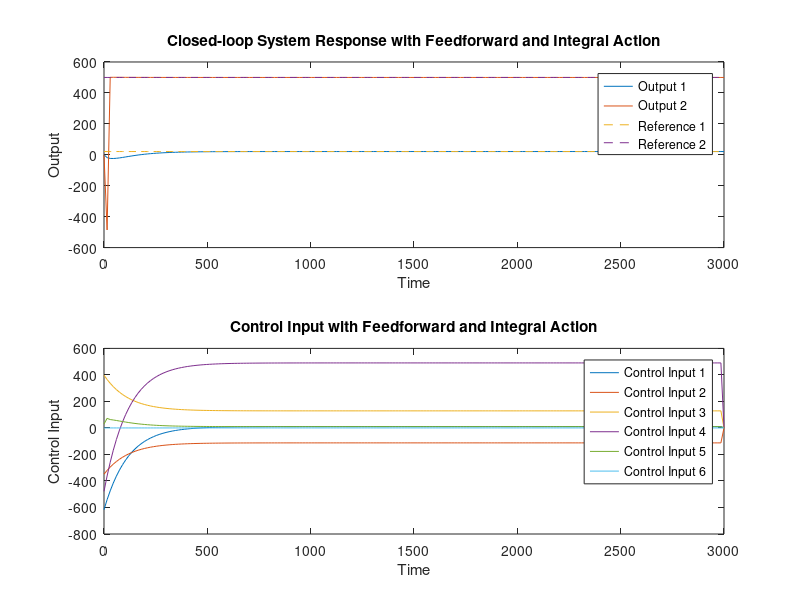

Here is the MATLAB script that generated this plot:
close all

% Given matrices
A = [0.9133 -0.0786;
     0.2880  0.1446];
Breal = [-0.0007 -0.0003  0.0003 -0.0002 -0.0055 -0.0052;
      0.0015  0.0003 -0.0001 -0.0008  0.0316 -0.0009];
B = [-0.0007 -0.0003  0.0003 -0.0002 -0.0055 -0.0;
      0.0015  0.0003 -0.0001 -0.0008  0.0316 -0.000];

C = 1.0e+03 *[-0.0313  0.0004;
     -1.1418  0.7550];
D=B*0;
% Timestep of the discrete system
dt = 15;

% Reference values
ref = [21; 500];

% Augment the system with integral action
n = size(A, 1);
m = size(B, 2);
p = size(C, 1);

Aaug = [A zeros(n, p); -C eye(p)];
Baug = [B; zeros(p, m)];
Caug = [C zeros(p, p)];

% Desired closed-loop pole locations (adjust as needed)
poles = [0.0000000000018 0.000000000085 0.09 0.095];

% Design the state feedback gain matrix K
R = [0.0001*10, 0 , 0 , 0 , 0 , 0;
     0 , 0.0001*15 , 0 , 0 , 0 , 0;
     0 , 0 , 0.0001*15 , 0 , 0 , 0;
     0 , 0 , 0 , 0.0001*5, 0 , 0;
     0 , 0 , 0 , 0 , 0.0001, 0;
     0 , 0 , 0 , 0 , 0 , 0.0001*15];
Q = [1/0.5^2, 0;
     0,   1/50^2];
Qmark = C'*Q*C;

Qn = zeros(4,4);
Qn(1,1)=Qmark(1,1);
Qn(2,2)=Qmark(2,2);
Qn(1,2)=Qmark(1,2);
Qn(2,1)=Qmark(2,1);
Qn(3,3)=1;
Qn(4,4)=1;
R = R*200;

K_aug = dlqr(Aaug, Baug, Qn, R);
K = place(Aaug, Baug, poles);
K = K_aug;

% Extract the state feedback gain and integral gain
Kx = K(:, 1:n);
Ki = K(:, n+1:end);


% Observer design from Kx
sys_closed_Feedback=ss(A - B*Kx, B, C, D, 15);


observer_poles = 0.1*pole(sys_closed_Feedback);
L = place(A', C', observer_poles)';



% Calculate the feedforward gain using the augmented system
N = [A, B; C, zeros(p, m)];
Nbar = N \ [zeros(n, p); eye(p)];

Nx = Nbar(1:n, :);
Nu = Nbar(n+1:end, :);

% Simulation time
t = 0:dt:3000;
N = length(t);

% Pre-allocate storage for state, output, control input, and integral state
x = zeros(n, N);
y = zeros(p, N);
u = zeros(m, N);
x_aug = zeros(n + p, N);

% Initial state
x(:, 1) = zeros(n, 1);
x_aug(:, 1) = [x(:, 1); zeros(p, 1)];

% Manual simulation loop
for k = 1:N-1
    % Calculate control input
    u(:, k) = -Kx * x(:, k) - Ki * x_aug(n+1:end, k) + Nu * ref;
    
    % Update state
    x(:, k+1) = A * x(:, k) + B * u(:, k);
    
    % Update integral state
    x_aug(:, k+1) = [x(:, k); x_aug(3:4, k)] + [zeros(n,1);ref - C * x(:, k)];
    
    % Calculate output
    y(:, k) = C * x(:, k);
end

% Calculate final output
y(:, N) = C * x(:, N);

% Plot the output response
figure;
subplot(2, 1, 1);
plot(t, y);
hold on;
plot(t, repmat(ref(1), 1, N), '--', 'DisplayName', 'Reference 1');
plot(t, repmat(ref(2), 1, N), '--', 'DisplayName', 'Reference 2');
xlabel('Time');
ylabel('Output');
legend('Output 1', 'Output 2', 'Reference 1', 'Reference 2');
title('Closed-loop System Response with Feedforward and Integral Action');

% Plot the control input
subplot(2, 1, 2);
plot(t, u);
xlabel('Time');
ylabel('Control Input');
legend(arrayfun(@(i) sprintf('Control Input %d', i), 1:m, 'UniformOutput', false));
title('Control Input with Feedforward and Integral Action');
